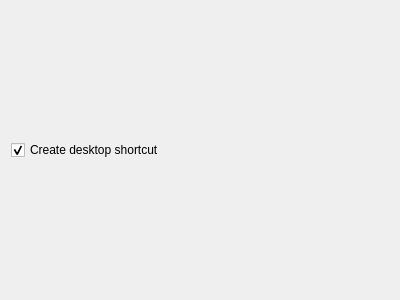
<?xml version="1.0" encoding="UTF-8"?>
<ui version="4.0">
 <class>CreateShortcutCheckBoxForm</class>
 <widget class="QWidget" name="CreateShortcutCheckBoxForm">
  <property name="geometry">
   <rect>
    <x>0</x>
    <y>0</y>
    <width>400</width>
    <height>300</height>
   </rect>
  </property>
  <property name="windowTitle">
   <string>Form</string>
  </property>
  <layout class="QVBoxLayout" name="verticalLayout">
   <item>
    <widget class="QCheckBox" name="CreateShortcutCheckBox">
     <property name="text">
      <string>Create desktop shortcut</string>
     </property>
     <property name="checked">
      <bool>true</bool>
     </property>
    </widget>
   </item>
  </layout>
 </widget>
 <resources/>
 <connections/>
</ui>
